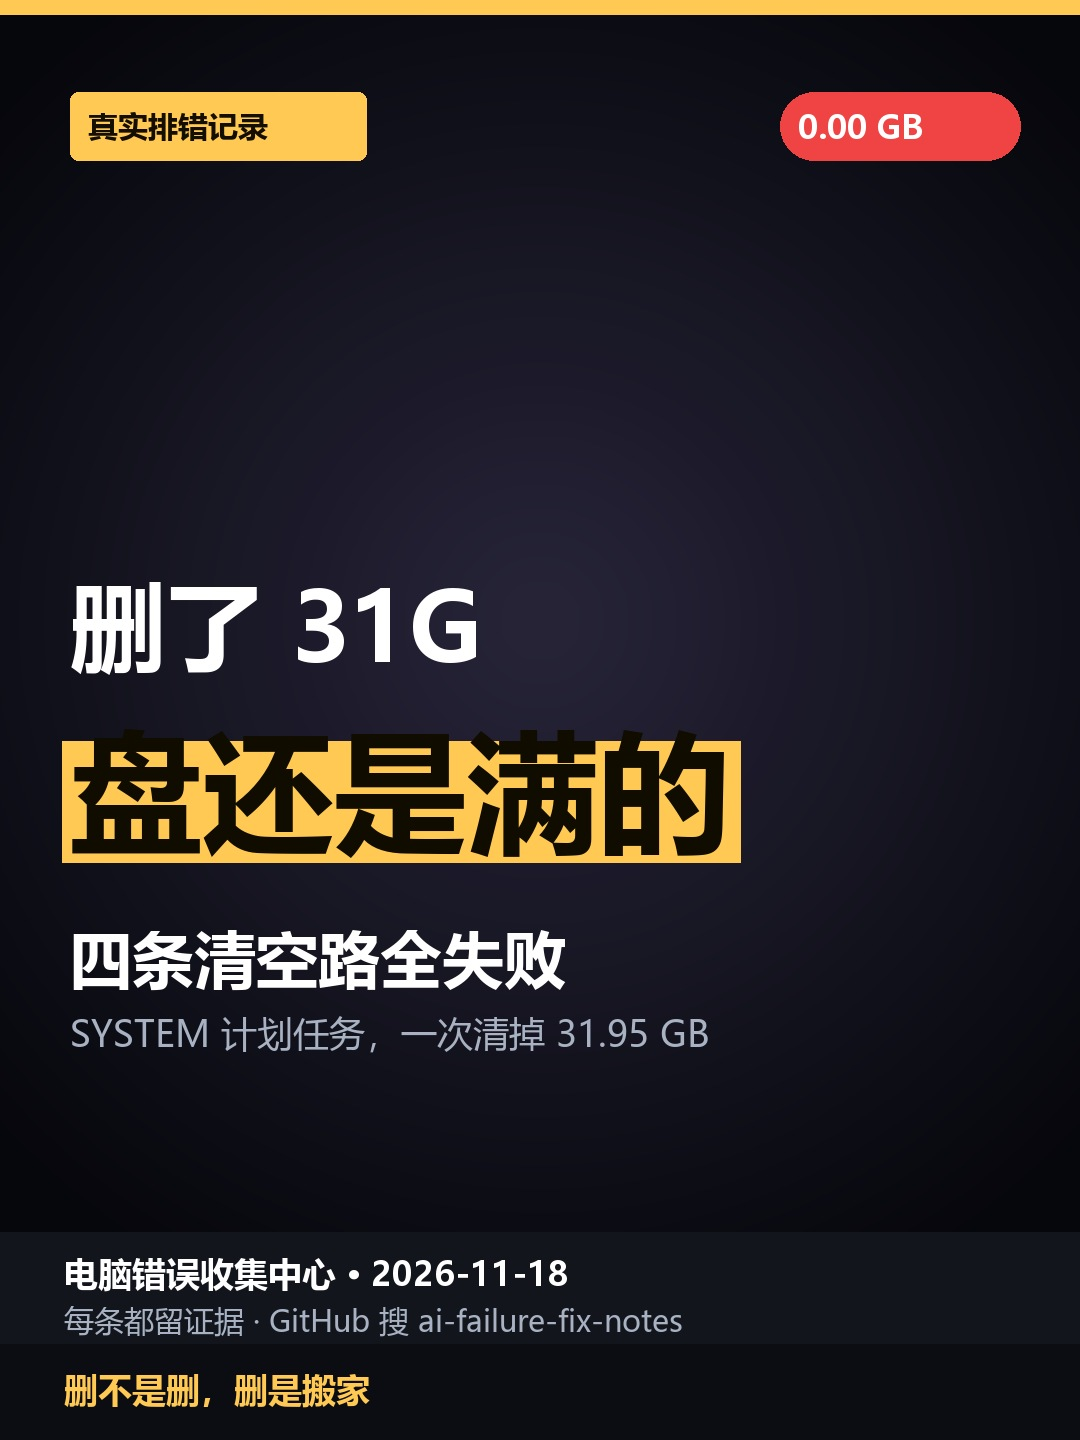

Reproduce this figure in Python.
import os

from PIL import Image, ImageDraw, ImageFont, ImageFilter

ROOT = r"E:\PowerFocus\marketing\douyin\video_erecycle_20261118"
OUT = os.path.join(ROOT, "cover.jpg")

W, H = 1080, 1440
TXT = (255, 255, 255)
ACCENT = (255, 201, 84)
RED = (240, 68, 68)
MUTED = (168, 178, 194)

FB = r"C:\Windows\Fonts\msyhbd.ttc"
FR = r"C:\Windows\Fonts\msyh.ttc"


def f(size, bold=True):
    try:
        return ImageFont.truetype(FB if bold else FR, size)
    except Exception:
        return ImageFont.load_default()


img = Image.new("RGB", (W, H), (6, 7, 12))

glow = Image.new("RGB", (W, H), (6, 7, 12))
gd = ImageDraw.Draw(glow)
for r in range(760, 0, -24):
    k = 1 - r / 760
    c = (int(6 + 34 * k), int(7 + 30 * k), int(12 + 46 * k))
    gd.ellipse([540 - r, 620 - r, 540 + r, 620 + r], fill=c)
glow = glow.filter(ImageFilter.GaussianBlur(26))
img = glow
d = ImageDraw.Draw(img)

d.rectangle([0, 0, W, 14], fill=ACCENT)

d.rounded_rectangle([70, 92, 366, 160], radius=8, fill=ACCENT)
d.text((88, 105), "真实排错记录", font=f(30, True), fill=(20, 14, 0))

d.rounded_rectangle([W - 300, 92, W - 60, 160], radius=34, fill=RED)
d.text((W - 282, 105), "0.00 GB", font=f(32, True), fill=(255, 255, 255))

y = 560
f1 = f(96, True)
d.text((70, y), "删了 31G", font=f1, fill=TXT)

y += 140
f2 = f(132, True)
t = "盘还是满的"
bbox = d.textbbox((70, y), t, font=f2)
d.rectangle([bbox[0] - 8, bbox[1] + 12, bbox[2] + 10, bbox[3] + 4], fill=ACCENT)
d.text((70, y), t, font=f2, fill=(16, 12, 0))

y += 216
d.text((70, y), "四条清空路全失败", font=f(62, True), fill=TXT)
y += 92
d.text((70, y), "SYSTEM 计划任务，一次清掉 31.95 GB", font=f(36, False), fill=MUTED)

d.rectangle([0, H - 208, W, H - 96], fill=(18, 21, 28))
d.text((64, H - 190), "电脑错误收集中心 · 2026-11-18", font=f(34, True), fill=TXT)
d.text((64, H - 140), "每条都留证据 · GitHub 搜 ai-failure-fix-notes", font=f(30, False), fill=MUTED)

d.rectangle([0, H - 96, W, H], fill=(11, 13, 18))
d.text((64, H - 74), "删不是删，删是搬家", font=f(34, True), fill=ACCENT)

img.save(OUT, quality=93)
print(OUT, img.size, os.path.getsize(OUT))
